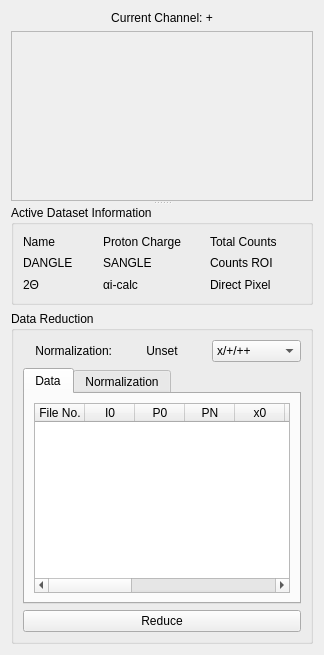
      <widget class="QWidget" name="Overview_Tab">
       <attribute name="title">
        <string>Overview</string>
       </attribute>
       <layout class="QVBoxLayout" name="verticalLayout_13">
        <item>
         <widget class="QLabel" name="currentChannel">
          <property name="text">
           <string>Current Channel: +</string>
          </property>
          <property name="alignment">
           <set>Qt::AlignCenter</set>
          </property>
         </widget>
        </item>
        <item>
         <widget class="QSplitter" name="splitter">
          <property name="orientation">
           <enum>Qt::Vertical</enum>
          </property>
          <widget class="QFrame" name="frame">
           <property name="frameShape">
            <enum>QFrame::StyledPanel</enum>
           </property>
           <property name="frameShadow">
            <enum>QFrame::Raised</enum>
           </property>
           <layout class="QHBoxLayout" name="horizontalLayout_6">
            <item>
             <widget class="MPLWidget" name="xy_overview" native="true">
              <property name="sizePolicy">
               <sizepolicy hsizetype="Expanding" vsizetype="Expanding">
                <horstretch>0</horstretch>
                <verstretch>0</verstretch>
               </sizepolicy>
              </property>
              <property name="minimumSize">
               <size>
                <width>0</width>
                <height>150</height>
               </size>
              </property>
             </widget>
            </item>
            <item>
             <widget class="MPLWidget" name="xtof_overview" native="true">
              <property name="sizePolicy">
               <sizepolicy hsizetype="Expanding" vsizetype="Expanding">
                <horstretch>0</horstretch>
                <verstretch>0</verstretch>
               </sizepolicy>
              </property>
              <property name="minimumSize">
               <size>
                <width>0</width>
                <height>150</height>
               </size>
              </property>
             </widget>
            </item>
           </layout>
          </widget>
          <widget class="QWidget" name="widget_3" native="true">
           <layout class="QVBoxLayout" name="verticalLayout_11">
            <item>
             <widget class="QGroupBox" name="groupBox">
              <property name="minimumSize">
               <size>
                <width>0</width>
                <height>100</height>
               </size>
              </property>
              <property name="title">
               <string>Active Dataset Information</string>
              </property>
              <layout class="QGridLayout" name="gridLayout_4">
               <item row="2" column="3">
                <widget class="QLabel" name="label_12">
                 <property name="text">
                  <string>SANGLE</string>
                 </property>
                 <property name="textInteractionFlags">
                  <set>Qt::LinksAccessibleByMouse|Qt::TextSelectableByMouse</set>
                 </property>
                </widget>
               </item>
               <item row="3" column="2">
                <widget class="QLabel" name="datasetTth">
                 <property name="text">
                  <string/>
                 </property>
                 <property name="alignment">
                  <set>Qt::AlignCenter</set>
                 </property>
                 <property name="margin">
                  <number>2</number>
                 </property>
                 <property name="textInteractionFlags">
                  <set>Qt::LinksAccessibleByMouse|Qt::TextSelectableByMouse</set>
                 </property>
                </widget>
               </item>
               <item row="3" column="4">
                <widget class="QLabel" name="datasetAi">
                 <property name="text">
                  <string/>
                 </property>
                 <property name="alignment">
                  <set>Qt::AlignCenter</set>
                 </property>
                 <property name="margin">
                  <number>2</number>
                 </property>
                 <property name="textInteractionFlags">
                  <set>Qt::LinksAccessibleByMouse|Qt::TextSelectableByMouse</set>
                 </property>
                </widget>
               </item>
               <item row="2" column="0">
                <widget class="QLabel" name="label_11">
                 <property name="text">
                  <string>DANGLE</string>
                 </property>
                 <property name="textInteractionFlags">
                  <set>Qt::LinksAccessibleByMouse|Qt::TextSelectableByMouse</set>
                 </property>
                </widget>
               </item>
               <item row="0" column="6">
                <widget class="QLabel" name="datasetTotCounts">
                 <property name="text">
                  <string/>
                 </property>
                 <property name="alignment">
                  <set>Qt::AlignCenter</set>
                 </property>
                 <property name="margin">
                  <number>2</number>
                 </property>
                 <property name="textInteractionFlags">
                  <set>Qt::LinksAccessibleByMouse|Qt::TextSelectableByMouse</set>
                 </property>
                </widget>
               </item>
               <item row="0" column="5">
                <widget class="QLabel" name="label_10">
                 <property name="text">
                  <string>Total Counts</string>
                 </property>
                 <property name="textInteractionFlags">
                  <set>Qt::LinksAccessibleByMouse|Qt::TextSelectableByMouse</set>
                 </property>
                </widget>
               </item>
               <item row="2" column="6">
                <widget class="QLabel" name="datasetROI">
                 <property name="text">
                  <string/>
                 </property>
                 <property name="alignment">
                  <set>Qt::AlignCenter</set>
                 </property>
                 <property name="margin">
                  <number>2</number>
                 </property>
                 <property name="textInteractionFlags">
                  <set>Qt::LinksAccessibleByMouse|Qt::TextSelectableByMouse</set>
                 </property>
                </widget>
               </item>
               <item row="2" column="2">
                <widget class="QLabel" name="datasetDangle">
                 <property name="text">
                  <string/>
                 </property>
                 <property name="alignment">
                  <set>Qt::AlignCenter</set>
                 </property>
                 <property name="margin">
                  <number>2</number>
                 </property>
                 <property name="textInteractionFlags">
                  <set>Qt::LinksAccessibleByMouse|Qt::TextSelectableByMouse</set>
                 </property>
                </widget>
               </item>
               <item row="0" column="4">
                <widget class="QLabel" name="datasetPCharge">
                 <property name="text">
                  <string/>
                 </property>
                 <property name="alignment">
                  <set>Qt::AlignCenter</set>
                 </property>
                 <property name="margin">
                  <number>2</number>
                 </property>
                 <property name="textInteractionFlags">
                  <set>Qt::LinksAccessibleByMouse|Qt::TextSelectableByMouse</set>
                 </property>
                </widget>
               </item>
               <item row="0" column="0">
                <widget class="QLabel" name="label_8">
                 <property name="text">
                  <string>Name</string>
                 </property>
                 <property name="textInteractionFlags">
                  <set>Qt::LinksAccessibleByMouse|Qt::TextSelectableByMouse</set>
                 </property>
                </widget>
               </item>
               <item row="2" column="5">
                <widget class="QLabel" name="label_14">
                 <property name="text">
                  <string>Counts ROI</string>
                 </property>
                 <property name="textInteractionFlags">
                  <set>Qt::LinksAccessibleByMouse|Qt::TextSelectableByMouse</set>
                 </property>
                </widget>
               </item>
               <item row="0" column="2">
                <widget class="QLabel" name="datasetName">
                 <property name="text">
                  <string/>
                 </property>
                 <property name="alignment">
                  <set>Qt::AlignCenter</set>
                 </property>
                 <property name="margin">
                  <number>2</number>
                 </property>
                 <property name="textInteractionFlags">
                  <set>Qt::LinksAccessibleByMouse|Qt::TextSelectableByMouse</set>
                 </property>
                </widget>
               </item>
               <item row="2" column="4">
                <widget class="QLabel" name="datasetSangle">
                 <property name="text">
                  <string/>
                 </property>
                 <property name="alignment">
                  <set>Qt::AlignCenter</set>
                 </property>
                 <property name="margin">
                  <number>2</number>
                 </property>
                 <property name="textInteractionFlags">
                  <set>Qt::LinksAccessibleByMouse|Qt::TextSelectableByMouse</set>
                 </property>
                </widget>
               </item>
               <item row="0" column="3">
                <widget class="QLabel" name="label_9">
                 <property name="text">
                  <string>Proton Charge</string>
                 </property>
                 <property name="textInteractionFlags">
                  <set>Qt::LinksAccessibleByMouse|Qt::TextSelectableByMouse</set>
                 </property>
                </widget>
               </item>
               <item row="3" column="3">
                <widget class="QLabel" name="label_13">
                 <property name="text">
                  <string>αi-calc</string>
                 </property>
                 <property name="textInteractionFlags">
                  <set>Qt::LinksAccessibleByMouse|Qt::TextSelectableByMouse</set>
                 </property>
                </widget>
               </item>
               <item row="3" column="0">
                <widget class="QLabel" name="label_15">
                 <property name="text">
                  <string>2Θ</string>
                 </property>
                 <property name="textInteractionFlags">
                  <set>Qt::LinksAccessibleByMouse|Qt::TextSelectableByMouse</set>
                 </property>
                </widget>
               </item>
               <item row="3" column="5">
                <widget class="QLabel" name="label_17">
                 <property name="text">
                  <string>Direct Pixel</string>
                 </property>
                </widget>
               </item>
               <item row="3" column="6">
                <widget class="QLabel" name="datasetDirectPixel">
                 <property name="text">
                  <string/>
                 </property>
                </widget>
               </item>
              </layout>
             </widget>
            </item>
            <item>
             <widget class="QGroupBox" name="groupBox_2">
              <property name="title">
               <string>Data Reduction</string>
              </property>
              <layout class="QVBoxLayout" name="verticalLayout_12">
               <item>
                <layout class="QHBoxLayout" name="horizontalLayout_7">
                 <item>
                  <widget class="QLabel" name="label_7">
                   <property name="text">
                    <string>Normalization:</string>
                   </property>
                   <property name="alignment">
                    <set>Qt::AlignRight|Qt::AlignTrailing|Qt::AlignVCenter</set>
                   </property>
                  </widget>
                 </item>
                 <item>
                  <widget class="QLabel" name="normalizationLabel">
                   <property name="text">
                    <string>Unset</string>
                   </property>
                   <property name="alignment">
                    <set>Qt::AlignCenter</set>
                   </property>
                  </widget>
                 </item>
                 <item>
                  <widget class="QComboBox" name="selectedChannel">
                   <property name="sizePolicy">
                    <sizepolicy hsizetype="Preferred" vsizetype="Fixed">
                     <horstretch>0</horstretch>
                     <verstretch>0</verstretch>
                    </sizepolicy>
                   </property>
                   <item>
                    <property name="text">
                     <string>x/+/++</string>
                    </property>
                   </item>
                   <item>
                    <property name="text">
                     <string>-/--</string>
                    </property>
                   </item>
                   <item>
                    <property name="text">
                     <string>+-</string>
                    </property>
                   </item>
                   <item>
                    <property name="text">
                     <string>-+</string>
                    </property>
                   </item>
                  </widget>
                 </item>
                </layout>
               </item>
               <item>
                <widget class="QTabWidget" name="tabWidget">
                 <property name="currentIndex">
                  <number>0</number>
                 </property>
                 <widget class="QWidget" name="tab">
                  <attribute name="title">
                   <string>Data</string>
                  </attribute>
                  <layout class="QVBoxLayout" name="verticalLayout_16">
                   <item>
                    <widget class="QTableWidget" name="reductionTable">
                     <property name="editTriggers">
                      <set>QAbstractItemView::AnyKeyPressed|QAbstractItemView::DoubleClicked|QAbstractItemView::EditKeyPressed</set>
                     </property>
                     <property name="horizontalScrollMode">
                      <enum>QAbstractItemView::ScrollPerPixel</enum>
                     </property>
                     <property name="wordWrap">
                      <bool>false</bool>
                     </property>
                     <property name="rowCount">
                      <number>0</number>
                     </property>
                     <attribute name="horizontalHeaderVisible">
                      <bool>true</bool>
                     </attribute>
                     <attribute name="horizontalHeaderDefaultSectionSize">
                      <number>50</number>
                     </attribute>
                     <attribute name="horizontalHeaderMinimumSectionSize">
                      <number>25</number>
                     </attribute>
                     <attribute name="verticalHeaderVisible">
                      <bool>false</bool>
                     </attribute>
                     <attribute name="verticalHeaderDefaultSectionSize">
                      <number>20</number>
                     </attribute>
                     <column>
                      <property name="text">
                       <string>File No.</string>
                      </property>
                      <property name="toolTip">
                       <string>File Number</string>
                      </property>
                     </column>
                     <column>
                      <property name="text">
                       <string>I0</string>
                      </property>
                      <property name="toolTip">
                       <string>Scaling Factor</string>
                      </property>
                     </column>
                     <column>
                      <property name="text">
                       <string>P0</string>
                      </property>
                      <property name="toolTip">
                       <string>First Point</string>
                      </property>
                     </column>
                     <column>
                      <property name="text">
                       <string>PN</string>
                      </property>
                      <property name="toolTip">
                       <string>Last Point</string>
                      </property>
                     </column>
                     <column>
                      <property name="text">
                       <string>x0</string>
                      </property>
                      <property name="toolTip">
                       <string>X-Position of Window for Reflectivity</string>
                      </property>
                     </column>
                     <column>
                      <property name="text">
                       <string>xw</string>
                      </property>
                      <property name="toolTip">
                       <string>X-Width of Window for Reflectivity</string>
                      </property>
                     </column>
                     <column>
                      <property name="text">
                       <string>y0</string>
                      </property>
                      <property name="toolTip">
                       <string>Y-Position of Window for Reflectivity</string>
                      </property>
                     </column>
                     <column>
                      <property name="text">
                       <string>yw</string>
                      </property>
                      <property name="toolTip">
                       <string>Y-Width of Window for Reflectivity</string>
                      </property>
                     </column>
                     <column>
                      <property name="text">
                       <string>bg0</string>
                      </property>
                      <property name="toolTip">
                       <string>Background Region Center</string>
                      </property>
                     </column>
                     <column>
                      <property name="text">
                       <string>bgw</string>
                      </property>
                      <property name="toolTip">
                       <string>Background Region Width</string>
                      </property>
                     </column>
                     <column>
                      <property name="text">
                       <string>DP</string>
                      </property>
                      <property name="toolTip">
                       <string>DirectPixel</string>
                      </property>
                     </column>
                     <column>
                      <property name="text">
                       <string>TTH</string>
                      </property>
                      <property name="toolTip">
                       <string>Two Theta of Detector Arm</string>
                      </property>
                     </column>
                     <column>
                      <property name="text">
                       <string>λ</string>
                      </property>
                     </column>
                     <column>
                      <property name="text">
                       <string>Path</string>
                      </property>
                     </column>
                    </widget>
                   </item>
                  </layout>
                 </widget>
                 <widget class="QWidget" name="tab_2">
                  <attribute name="title">
                   <string>Normalization</string>
                  </attribute>
                  <layout class="QVBoxLayout" name="verticalLayout_17">
                   <item>
                    <widget class="QTableWidget" name="normalizeTable">
                     <attribute name="verticalHeaderVisible">
                      <bool>false</bool>
                     </attribute>
                     <column>
                      <property name="text">
                       <string>λ</string>
                      </property>
                     </column>
                     <column>
                      <property name="text">
                       <string>File No.</string>
                      </property>
                     </column>
                    </widget>
                   </item>
                  </layout>
                 </widget>
                </widget>
               </item>
               <item>
                <layout class="QHBoxLayout" name="horizontalLayout_5">
                 <item>
                  <widget class="QPushButton" name="reduceButton">
                   <property name="text">
                    <string>Reduce</string>
                   </property>
                  </widget>
                 </item>
                </layout>
               </item>
              </layout>
             </widget>
            </item>
           </layout>
          </widget>
         </widget>
        </item>
       </layout>
      </widget>
